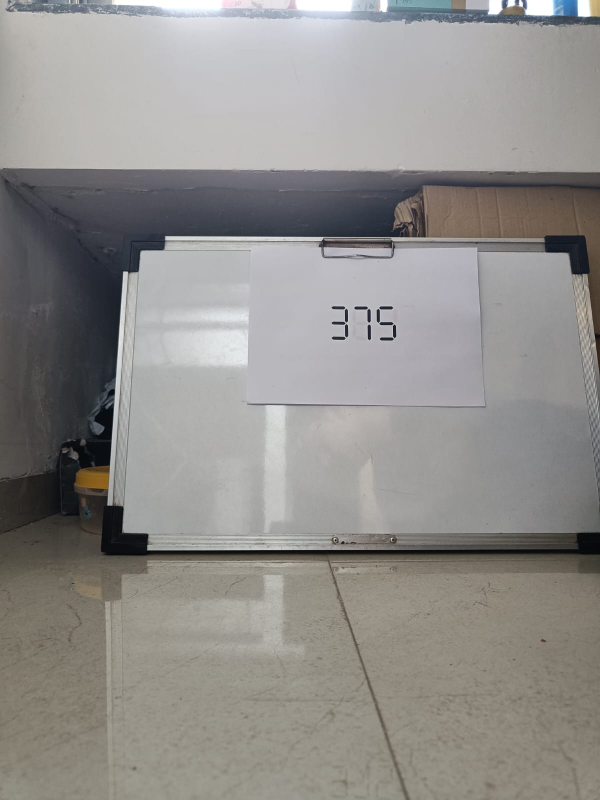
#> input picture seven-seg/375.jpg, 1200 x 1600 px (shown at 1/2 size)
$ jupyter execute printed_image_testing_375.ipynb   (shell and % lines are left out)
#> lines starting #> are read from the running program, lines starting #| are printed output that depends on the picture; after the words box and inside, x2 and y2 are one past the last pixel; in counts of white or black regions, pixels touching at a corner belong together
# Image processing of a dummy image

[cell 1]
# import the necessary packages
from imutils.perspective import four_point_transform
from imutils import contours
import imutils
import cv2
from matplotlib import pyplot as plt
import numpy as np
# define the dictionary of digit segments so we can identify
# each digit on the thermostat
DIGITS_LOOKUP = {
	(1, 1, 1, 0, 1, 1, 1): 0,
	(0, 0, 1, 0, 0, 1, 0): 1,
	(1, 0, 1, 1, 1, 0, 1): 2,
	(1, 0, 1, 1, 0, 1, 1): 3,
	(0, 1, 1, 1, 0, 1, 0): 4,
	(1, 1, 0, 1, 0, 1, 1): 5,
	(1, 1, 0, 1, 1, 1, 1): 6,
	(1, 0, 1, 0, 0, 1, 0): 7,
	(1, 1, 1, 1, 1, 1, 1): 8,
	(1, 1, 1, 1, 0, 1, 1): 9
}

[cell 2]
# load the example image
image = cv2.imread("375.jpg")
#> image is the input picture: shape (1600, 1200, 3); mean B, G, R 139.6, 142.4, 144.5
image = imutils.resize(image, height=500)
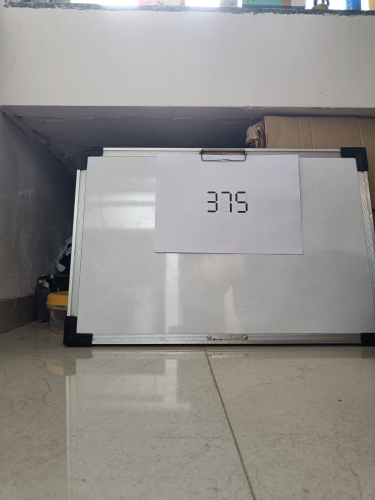
#> image: shape (500, 375, 3); mean B, G, R 139.6, 142.4, 144.5
plt.imshow(image)

[cell 3]
gray = cv2.cvtColor(image, cv2.COLOR_BGR2GRAY)

displayCnt=np.array([[200, 186],
       [200, 215],
       [250, 215],
       [250, 187]])
warped = four_point_transform(gray, displayCnt.reshape(4, 2))
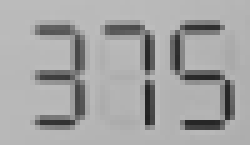
#> warped: shape (29, 50) (shown 5 times larger); min 34, max 189, mean 164.4
output = four_point_transform(image, displayCnt.reshape(4, 2))
plt.imshow(output)

[cell 4]
gray = warped
plt.imshow(gray, cmap="gray")
plt.show()

# [21 lines of commented-out code are left out]

(thresh, blackAndWhiteImage) = cv2.threshold(gray, 150, 255, cv2.THRESH_BINARY)
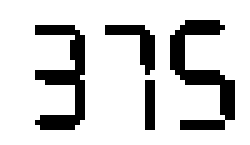
#> blackAndWhiteImage: shape (29, 50) (shown 5 times larger); 81.4% white; black in thin lines or dots, all inside (x1, y1, x2, y2) = (7, 4, 47, 26)
plt.imshow(blackAndWhiteImage, cmap="gray")
plt.show()

[cell 5]
import numpy

contours = [numpy.array([[8,5],[8,24],[16,24], [16,5]], dtype=numpy.int32),numpy.array([[21,5],[21,24],[30,24], [30,5]], dtype=numpy.int32) ,numpy.array([[35,5],[35,24],[45,24],[45,5]], dtype=numpy.int32)]

drawing = blackAndWhiteImage.copy()
for cnt in contours:
    cv2.drawContours(drawing,[cnt],0,(0,255,0),1)
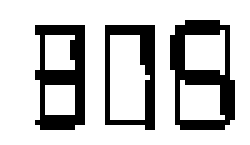
#> drawing: shape (29, 50) (shown 5 times larger); 76.5% white; black in thin lines or dots, all inside (x1, y1, x2, y2) = (7, 4, 47, 26)

plt.imshow(drawing)
digitCnts=contours
thresh=blackAndWhiteImage

[cell 6]
digits = []
len(digitCnts)

[cell 7]
plt.imshow(thresh, cmap='gray')

[cell 8]
# loop over each of the digits
for c in digitCnts:
    # extract the digit ROI
    (x, y, w, h) = cv2.boundingRect(c)
    roi = thresh[y:y + h, x:x + w]
    plt.imshow(roi)
    plt.show()
    # compute the width and height of each of the 7 segments
    # we are going to examine
    (roiH, roiW) = roi.shape
    (dW, dH) = (int(roiW * 0.15), int(roiH * 0.1))
    dHC = int(roiH * 0.05)
    # define the set of 7 segments
    segments = [
        ((0, 0), (w-dW, dH)),	# top
        ((0, dH), (dW, h // 2 - dHC)),	# top-left
        ((w - dW, 0), (w, h // 2)),	# top-right
        ((0, (h // 2) - dHC) , (w, (h // 2) + dHC)), # center
        ((0, h // 2), (dW, h)),	# bottom-left
        ((w - dW, h // 2), (w, h)),	# bottom-right
        ((0, h - dH), (w, h))	# bottom
    ]
    on = [0] * len(segments)
    # loop over the segments
    for (i, ((xA, yA), (xB, yB))) in enumerate(segments):
        # extract the segment ROI, count the total number of
        # thresholded pixels in the segment, and then compute
        # the area of the segment
        segROI = roi[yA:yB, xA:xB]
        total = cv2.countNonZero(segROI)
        area = (xB - xA) * (yB - yA)
# [9 lines of commented-out code are left out]
        if 1- total / float(area) > 0.5:
            on[i]= 1
#             print("has a digit!")
#         print("===========Moving to next seggment===========")
    # lookup the digit and draw it on the image
    try:
        digit = DIGITS_LOOKUP[tuple(on)]
        digits.append(digit)
        cv2.rectangle(output, (x, y), (x + w, y + h), (0, 255, 0), 1)
        cv2.putText(output, str(digit), (x + w -10 , y + h +2),
            cv2.FONT_HERSHEY_SIMPLEX, 0.65, (0, 255, 0), 2)
        print(on)
        print(digit)
    except:
        print("Checking again...")
        for (i, ((xA, yA), (xB, yB))) in enumerate(segments):
        # extract the segment ROI, count the total number of
        # thresholded pixels in the segment, and then compute
        # the area of the segment
            segROI = roi[yA:yB, xA:xB]
            total = cv2.countNonZero(segROI)
            area = (xB - xA) * (yB - yA)
            # if the total number of non-zero pixels is greater than
            # 30% of the area, mark the segment as "on"
            if 1-total / float(area) > 0.4:
                on[i]= 1
        print(on)
        try:
            digit = DIGITS_LOOKUP[tuple(on)]
            digits.append(digit)
            cv2.rectangle(output, (x, y), (x + w, y + h), (0, 255, 0), 1)
            cv2.putText(output, str(digit),  (x + w -10 , y + h +2),
                cv2.FONT_HERSHEY_SIMPLEX, 0.65, (0, 255, 0), 2)
            print(digit)
        except:
            print('No digit found')
#> this loop made 3 passes
#> (x, digit) on passes 1 to 3: (8, 3), (21, 7), (35, 5)
#| [1, 0, 1, 1, 0, 1, 1]
#| 3
#| [1, 0, 1, 0, 0, 1, 0]
#| 7
#| [1, 1, 0, 1, 0, 1, 1]
#| 5
#> pass 1, `plt.show()`:
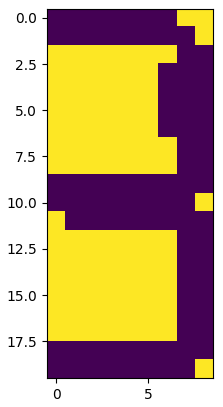
#> figure drawn by matplotlib, 1 panel
#> pass 2, `plt.show()`:
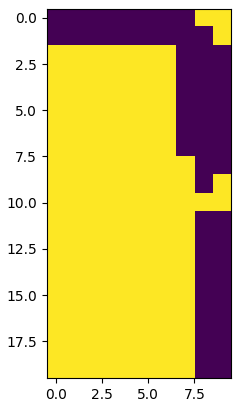
#> figure drawn by matplotlib, 1 panel
#> after the loop:
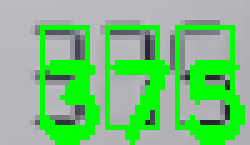
#> output: shape (29, 50, 3) (shown 5 times larger); mean B, G, R 124.1, 194.2, 120.7
#> after the loop, digits = [3, 7, 5]
#     break

[cell 9]
plt.imshow(output)

[cell 10]
def returnDigits(name):
#> called with name = '375.jpg'
    image = cv2.imread(name)
    image = imutils.resize(image, height=500)
    plt.imshow(image)
    gray = cv2.cvtColor(image, cv2.COLOR_BGR2GRAY)

    displayCnt=np.array([[200, 186],
           [200, 215],
           [250, 215],
           [250, 187]])
    warped = four_point_transform(gray, displayCnt.reshape(4, 2))
    output = four_point_transform(image, displayCnt.reshape(4, 2))
    plt.imshow(output)

    gray = warped
#     plt.imshow(gray, cmap="gray")
#     plt.show()

    (thresh, blackAndWhiteImage) = cv2.threshold(gray, 150, 255, cv2.THRESH_BINARY)
#     plt.imshow(blackAndWhiteImage, cmap="gray")
#     plt.show()
    contours = [numpy.array([[8,5],[8,24],[16,24], [16,5]], dtype=numpy.int32),numpy.array([[21,5],[21,24],[30,24], [30,5]], dtype=numpy.int32) ,numpy.array([[35,5],[35,24],[45,24],[45,5]], dtype=numpy.int32)]

# [5 lines of commented-out code are left out]
    digitCnts=contours
    thresh=blackAndWhiteImage
    digits = []
    # loop over each of the digits
    for c in digitCnts:
        # extract the digit ROI
        (x, y, w, h) = cv2.boundingRect(c)
        roi = thresh[y:y + h, x:x + w]
#         plt.imshow(roi)
#         plt.show()
        # compute the width and height of each of the 7 segments
        # we are going to examine
        (roiH, roiW) = roi.shape
        (dW, dH) = (int(roiW * 0.15), int(roiH * 0.1))
        dHC = int(roiH * 0.05)
        # define the set of 7 segments
        segments = [
            ((0, 0), (w-dW, dH)),	# top
            ((0, dH), (dW, h // 2 - dHC)),	# top-left
            ((w - dW, 0), (w, h // 2)),	# top-right
            ((0, (h // 2) - dHC) , (w, (h // 2) + dHC)), # center
            ((0, h // 2), (dW, h)),	# bottom-left
            ((w - dW, h // 2), (w, h)),	# bottom-right
            ((0, h - dH), (w, h))	# bottom
        ]
        on = [0] * len(segments)
        # loop over the segments
        for (i, ((xA, yA), (xB, yB))) in enumerate(segments):
            # extract the segment ROI, count the total number of
            # thresholded pixels in the segment, and then compute
            # the area of the segment
            segROI = roi[yA:yB, xA:xB]
            total = cv2.countNonZero(segROI)
            area = (xB - xA) * (yB - yA)
    # [9 lines of commented-out code are left out]
            if 1- total / float(area) > 0.5:
                on[i]= 1
    #             print("has a digit!")
    #         print("===========Moving to next seggment===========")
        # lookup the digit and draw it on the image
        try:
            digit = DIGITS_LOOKUP[tuple(on)]
            digits.append(digit)
            cv2.rectangle(output, (x, y), (x + w, y + h), (0, 255, 0), 1)
            cv2.putText(output, str(digit), (x + w -10 , y + h +2),
                cv2.FONT_HERSHEY_SIMPLEX, 0.65, (0, 255, 0), 2)
#             print(on)
#             print(digit)
        except:
#             print("Checking again...")
            for (i, ((xA, yA), (xB, yB))) in enumerate(segments):
            # extract the segment ROI, count the total number of
            # thresholded pixels in the segment, and then compute
            # the area of the segment
                segROI = roi[yA:yB, xA:xB]
                total = cv2.countNonZero(segROI)
                area = (xB - xA) * (yB - yA)
                # if the total number of non-zero pixels is greater than
                # 30% of the area, mark the segment as "on"
                if 1-total / float(area) > 0.4:
                    on[i]= 1
#             print(on)
            try:
                digit = DIGITS_LOOKUP[tuple(on)]
                digits.append(digit)
                cv2.rectangle(output, (x, y), (x + w, y + h), (0, 255, 0), 1)
                cv2.putText(output, str(digit),  (x + w -10 , y + h +2),
                    cv2.FONT_HERSHEY_SIMPLEX, 0.65, (0, 255, 0), 2)
#                 print(digit)
            except:
                print('No digit found')
#> after the loop, digits = [3, 7, 5]
    return digits

[cell 11]
returnDigits('375.jpg')
#> figure, not shown here; B, G, R data is drawn as R, G, B

$ run again, with seven-seg/372.jpg copied over seven-seg/375.jpg
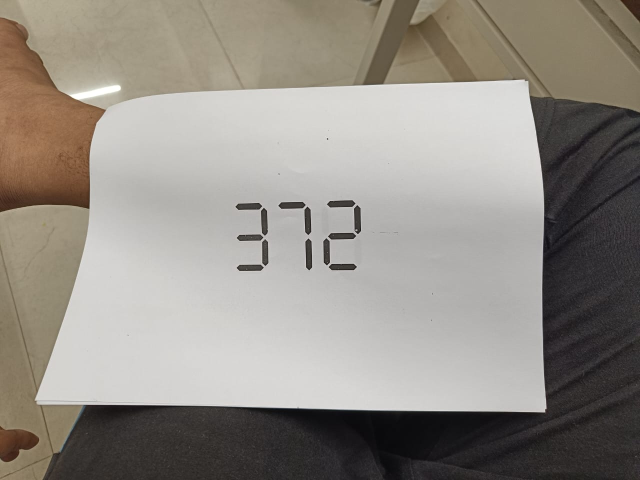
#> input picture seven-seg/372.jpg, 1280 x 960 px (shown at 1/2 size)
#> image is the input picture: shape (960, 1280, 3); mean B, G, R 134, 141.6, 147
#> image: shape (500, 666, 3)
#> blackAndWhiteImage: shape (29, 50); 98.6% white; 1 black region, box (x1, y1, x2, y2) and area: (44, 25, 50, 29) 20
#> after the loop `for cnt in contours:`:
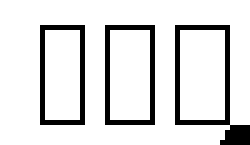
#> drawing: shape (29, 50) (shown 5 times larger); 87% white; black in thin lines or dots, all inside (x1, y1, x2, y2) = (8, 5, 50, 29)
#> the loop `for c in digitCnts:` made 3 passes
#> x on passes 1 to 3: 8, 21, 35
#> (printed output is left out)
#> pass 2, `plt.show()`:
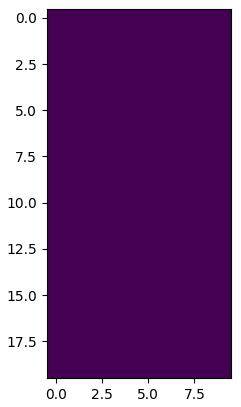
#> figure drawn by matplotlib, 1 panel
#> after the loop `for c in digitCnts:`: digits = []
#> the loop in returnDigits, `for c in digitCnts:` made 3 passes
